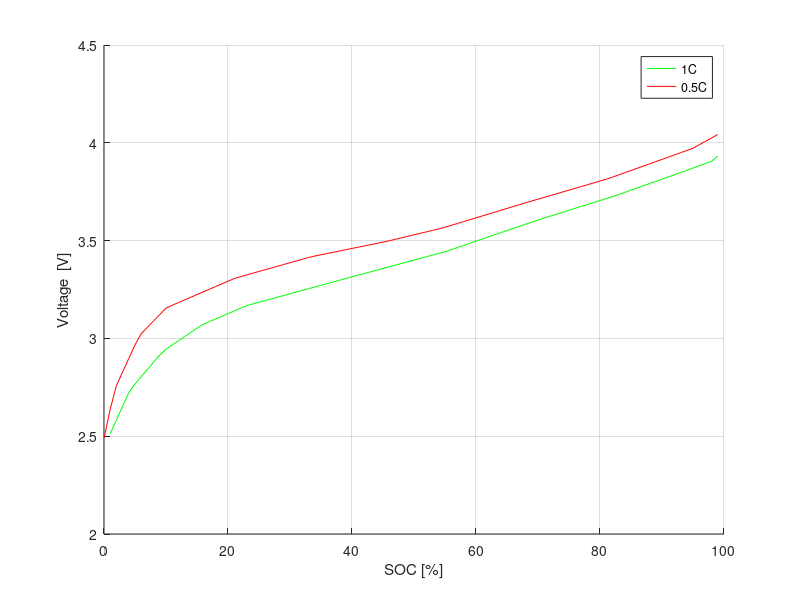

This figure's MATLAB source: (Note: this script raises an error after producing the figure.)
clear
load('soc_data.mat');

newX_05C=0:1:100;
newY_05C=interp1(curve05C(:,1),curve05C(:,2),newX_05C);
newX_1C=0:1:100;
newY_1C=interp1(curve1C(:,1),curve1C(:,2),newX_1C);
figure
hold on
plot(newX_1C,newY_1C,'green','DisplayName','1C')
plot(newX_05C,newY_05C,'red','DisplayName','0.5C')
xlabel('SOC [%]')
ylabel('Voltage  [V]')
legend
grid on

soc(1)=0.01;soc(2:10)=0.1:0.1:0.9;soc(11)=0.99;
Id_05C=(3200/2)*ones(1,11);
Id_1C=3200*ones(1,11);
%V for SOC=1%,10%,20%,30%,40%,50%,60%,70%,80%,90%,99%
V_05C=[2.6378,3.1548,3.2923,3.3869,3.4599,3.5295,3.6164,3.7118,3.8045,3.9152,4.0425];
V_1C=[2.5124,2.9446,3.1267,3.2283,3.3149,3.4004,3.4972,3.6055,3.7049,3.8144,3.9324];
%R and Voc 
R=(V_05C-V_1C)./(Id_1C-Id_05C);
Voc=V_1C+R.*Id_1C;

curveFitter


